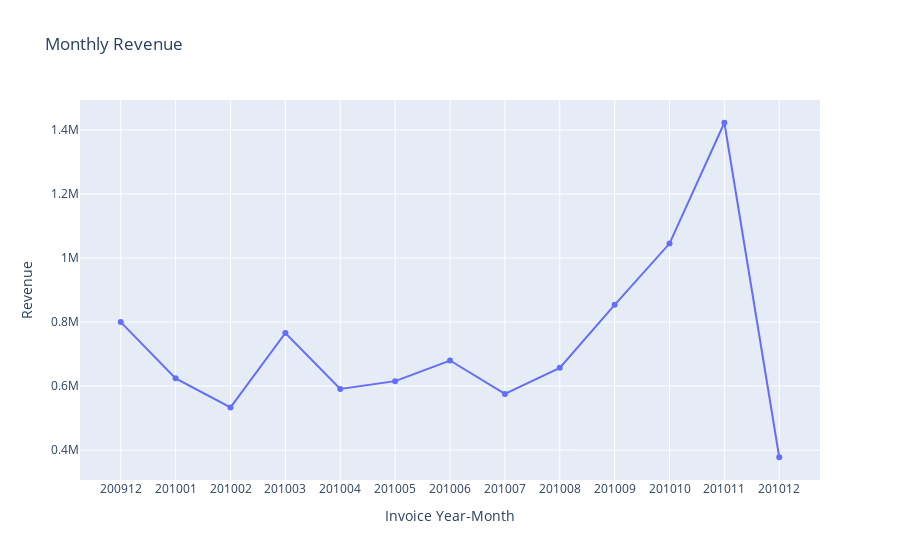

Notebook cell for this chart:
### Markdown cell above
let's visualise this data on a line graph with month of purchase as x-axis and the revenue genearated on y-axis.

### Code cell
fig = go.Figure(data = go.Scatter(x = monthly_revenue['InvoiceYearMonth'], y = monthly_revenue['Revenue']))
fig.update_layout(title="Monthly Revenue", xaxis_title="Invoice Year-Month", yaxis_title="Revenue", xaxis={'type':'category'})
fig.show()

### Figure 1 — Plotly figure (JSON) as saved in the notebook; plotly's stock layout.template omitted (floating-point values rounded to 4 significant figures)
{"data": [{"type": "scatter", "x": [200912, 201001, 201002, 201003, 201004, 201005, 201006, 201007, 201008, 201009, 201010, 201011, 201012], "y": [799800.0, 624000.0, 533100.0, 765800.0, 590600.0, 615300.0, 679800.0, 575200.0, 656800.0, 853700.0, 1045000.0, 1423000.0, 377500.0]}], "layout": {"autosize": true, "title": {"text": "Monthly Revenue"}, "xaxis": {"autorange": true, "range": [-0.7575, 12.76], "title": {"text": "Invoice Year-Month"}, "type": "category"}, "yaxis": {"autorange": true, "range": [291200.0, 1509000.0], "title": {"text": "Revenue"}, "type": "linear"}}}
